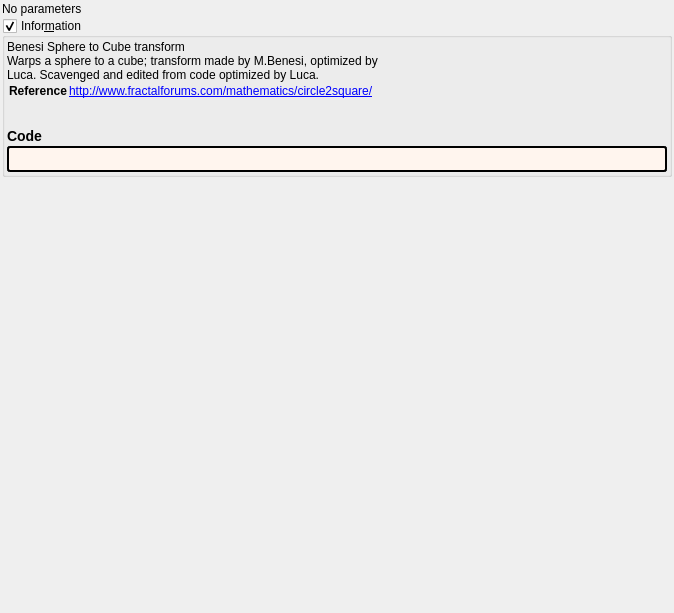
<?xml version="1.0" encoding="UTF-8"?>
<ui version="4.0">
 <class>transf_benesi_sphere_cube</class>
 <widget class="QWidget" name="Form">
  <property name="geometry">
   <rect>
    <x>0</x>
    <y>0</y>
    <width>674</width>
    <height>613</height>
   </rect>
  </property>
  <property name="windowTitle">
   <string notr="true">transf_benesi_sphere_cube</string>
  </property>
  <layout class="QVBoxLayout" name="verticalLayout">
   <property name="spacing">
    <number>2</number>
   </property>
   <property name="leftMargin">
    <number>2</number>
   </property>
   <property name="topMargin">
    <number>2</number>
   </property>
   <property name="rightMargin">
    <number>2</number>
   </property>
   <property name="bottomMargin">
    <number>2</number>
   </property>
   <item>
    <widget class="QLabel" name="label">
     <property name="toolTip">
      <string/>
     </property>
     <property name="text">
      <string>No parameters</string>
     </property>
    </widget>
   </item>
   <item>
    <widget class="MyGroupBox" name="groupCheck_info">
     <property name="title">
      <string>Infor&amp;mation</string>
     </property>
     <property name="flat">
      <bool>false</bool>
     </property>
     <property name="checkable">
      <bool>true</bool>
     </property>
     <layout class="QVBoxLayout" name="verticalLayout_2">
      <property name="spacing">
       <number>2</number>
      </property>
      <property name="leftMargin">
       <number>2</number>
      </property>
      <property name="topMargin">
       <number>2</number>
      </property>
      <property name="rightMargin">
       <number>2</number>
      </property>
      <property name="bottomMargin">
       <number>2</number>
      </property>
      <item>
       <widget class="QLabel" name="label_information_general">
        <property name="text">
         <string notr="true">&lt;p&gt;Benesi Sphere to Cube transform&lt;br&gt;Warps a sphere to a cube; transform made by M.Benesi, optimized by&lt;br&gt;Luca.  Scavenged and edited from code optimized by Luca.&lt;/p&gt;&lt;table&gt;
&lt;tr&gt;&lt;th&gt;Reference&lt;/th&gt;&lt;td&gt;&lt;a href=&quot;http://www.fractalforums.com/mathematics/circle2square/&quot;&gt;http://www.fractalforums.com/mathematics/circle2square/&lt;br&gt;
&lt;/td&gt;&lt;/tr&gt;
&lt;/table&gt;
&lt;h3&gt;Code&lt;/h3&gt;</string>
        </property>
        <property name="wordWrap">
         <bool>true</bool>
        </property>
        <property name="openExternalLinks">
         <bool>true</bool>
        </property>
        <property name="textInteractionFlags">
         <set>Qt::LinksAccessibleByMouse|Qt::TextSelectableByMouse</set>
        </property>
       </widget>
      </item>
      <item>
       <widget class="QLabel" name="label_code_content">
        <property name="styleSheet">
         <string notr="true">border-style: outset; border-width: 2px; border-radius: 3px; border-color: black; background-color: #fff5ee; padding: 4px;</string>
        </property>
        <property name="text">
         <string notr="true"></string>
        </property>
        <property name="wordWrap">
         <bool>true</bool>
        </property>
        <property name="openExternalLinks">
         <bool>true</bool>
        </property>
        <property name="textInteractionFlags">
         <set>Qt::LinksAccessibleByMouse|Qt::TextSelectableByMouse</set>
        </property>
       </widget>
      </item>
     </layout>
    </widget>
   </item>
   <item>
    <spacer name="verticalSpacer">
     <property name="orientation">
      <enum>Qt::Vertical</enum>
     </property>
     <property name="sizeHint" stdset="0">
      <size>
       <width>20</width>
       <height>40</height>
      </size>
     </property>
    </spacer>
   </item>
  </layout>
 </widget>
 <customwidgets>
  <customwidget>
   <class>MyGroupBox</class>
   <extends>QGroupBox</extends>
   <header>my_group_box.h</header>
   <container>1</container>
  </customwidget>
 </customwidgets>
 <tabstops>
  <tabstop>groupCheck_info</tabstop>
 </tabstops>
 <resources/>
 <connections/>
</ui>
